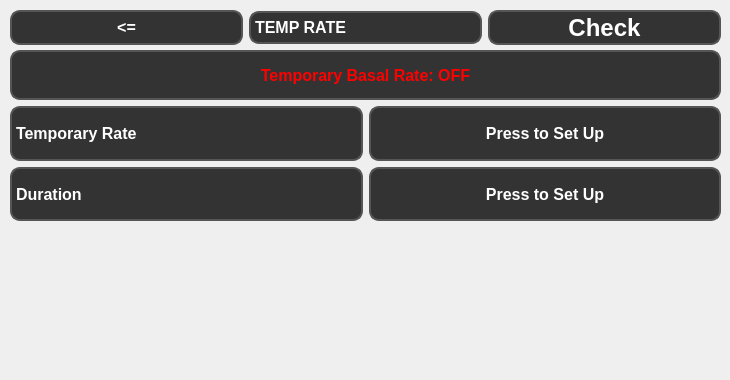
        <widget class="QWidget" name="tempBasalRatePage">
         <widget class="QWidget" name="horizontalLayoutWidget_11">
          <property name="geometry">
           <rect>
            <x>10</x>
            <y>10</y>
            <width>711</width>
            <height>35</height>
           </rect>
          </property>
          <layout class="QHBoxLayout" name="horizontalLayout_17">
           <item>
            <widget class="QPushButton" name="backButton_TempBasalRate">
             <property name="sizePolicy">
              <sizepolicy hsizetype="Minimum" vsizetype="Preferred">
               <horstretch>0</horstretch>
               <verstretch>0</verstretch>
              </sizepolicy>
             </property>
             <property name="styleSheet">
              <string notr="true">QPushButton {
    font: bold 12pt;
    background-color: #333;
    color: white;
    border-radius: 10px;
    border: 2px solid #555;
}</string>
             </property>
             <property name="text">
              <string>&lt;=</string>
             </property>
            </widget>
           </item>
           <item>
            <widget class="QLabel" name="tempBasalRateLabel">
             <property name="sizePolicy">
              <sizepolicy hsizetype="Preferred" vsizetype="Minimum">
               <horstretch>0</horstretch>
               <verstretch>0</verstretch>
              </sizepolicy>
             </property>
             <property name="maximumSize">
              <size>
               <width>16777215</width>
               <height>33</height>
              </size>
             </property>
             <property name="styleSheet">
              <string notr="true">QLabel {
    font: bold 12pt;
    background-color: #333;
    color: white;
    border-radius: 10px;
    border: 2px solid #555;
        qproperty-alignment: 'AlignCenter';
}</string>
             </property>
             <property name="text">
              <string>TEMP RATE</string>
             </property>
            </widget>
           </item>
           <item>
            <widget class="QPushButton" name="checkButton_TempBasalRate">
             <property name="sizePolicy">
              <sizepolicy hsizetype="Minimum" vsizetype="Preferred">
               <horstretch>0</horstretch>
               <verstretch>0</verstretch>
              </sizepolicy>
             </property>
             <property name="minimumSize">
              <size>
               <width>150</width>
               <height>0</height>
              </size>
             </property>
             <property name="styleSheet">
              <string notr="true">QPushButton {
    font: bold 18pt;
    background-color: #333;
    color: white;
    border-radius: 10px;
    border: 2px solid #555;
 }</string>
             </property>
             <property name="text">
              <string>Check</string>
             </property>
            </widget>
           </item>
          </layout>
         </widget>
         <widget class="QWidget" name="gridLayoutWidget_6">
          <property name="geometry">
           <rect>
            <x>10</x>
            <y>50</y>
            <width>711</width>
            <height>321</height>
           </rect>
          </property>
          <layout class="QGridLayout" name="gridLayout_6">
           <item row="1" column="0">
            <widget class="QLabel" name="tempRateLabel">
             <property name="sizePolicy">
              <sizepolicy hsizetype="Minimum" vsizetype="Minimum">
               <horstretch>0</horstretch>
               <verstretch>0</verstretch>
              </sizepolicy>
             </property>
             <property name="minimumSize">
              <size>
               <width>114</width>
               <height>0</height>
              </size>
             </property>
             <property name="styleSheet">
              <string notr="true">QLabel {
    font: bold 12pt;
    background-color: #333;
    color: white;
    border-radius: 10px;
    border: 2px solid #555;
    qproperty-alignment: 'AlignCenter';
}</string>
             </property>
             <property name="text">
              <string>Temporary Rate</string>
             </property>
            </widget>
           </item>
           <item row="3" column="0" colspan="2">
            <spacer name="verticalSpacer_3">
             <property name="orientation">
              <enum>Qt::Vertical</enum>
             </property>
             <property name="sizeType">
              <enum>QSizePolicy::Fixed</enum>
             </property>
             <property name="sizeHint" stdset="0">
              <size>
               <width>20</width>
               <height>150</height>
              </size>
             </property>
            </spacer>
           </item>
           <item row="2" column="0">
            <widget class="QLabel" name="durationLabel">
             <property name="sizePolicy">
              <sizepolicy hsizetype="Minimum" vsizetype="Minimum">
               <horstretch>0</horstretch>
               <verstretch>0</verstretch>
              </sizepolicy>
             </property>
             <property name="minimumSize">
              <size>
               <width>114</width>
               <height>0</height>
              </size>
             </property>
             <property name="styleSheet">
              <string notr="true">QLabel {
    font: bold 12pt;
    background-color: #333;
    color: white;
    border-radius: 10px;
    border: 2px solid #555;
        qproperty-alignment: 'AlignCenter';
}</string>
             </property>
             <property name="text">
              <string>Duration</string>
             </property>
            </widget>
           </item>
           <item row="0" column="0" colspan="2">
            <widget class="QPushButton" name="tempBasalRateToggleButton">
             <property name="sizePolicy">
              <sizepolicy hsizetype="Minimum" vsizetype="Fixed">
               <horstretch>0</horstretch>
               <verstretch>0</verstretch>
              </sizepolicy>
             </property>
             <property name="minimumSize">
              <size>
               <width>0</width>
               <height>50</height>
              </size>
             </property>
             <property name="styleSheet">
              <string notr="true">QPushButton {
    font: bold 12pt;
    background-color: #333;
    color: red;
    border-radius: 10px;
    border: 2px solid #555;
}</string>
             </property>
             <property name="text">
              <string>Temporary Basal Rate: OFF</string>
             </property>
             <property name="checkable">
              <bool>false</bool>
             </property>
            </widget>
           </item>
           <item row="1" column="1">
            <widget class="QPushButton" name="tempRateButton">
             <property name="sizePolicy">
              <sizepolicy hsizetype="Minimum" vsizetype="Minimum">
               <horstretch>0</horstretch>
               <verstretch>0</verstretch>
              </sizepolicy>
             </property>
             <property name="minimumSize">
              <size>
               <width>335</width>
               <height>0</height>
              </size>
             </property>
             <property name="styleSheet">
              <string notr="true">QPushButton {
    font: bold 12pt;
    background-color: #333;
    color: white;
    border-radius: 10px;
    border: 2px solid #555;
 }</string>
             </property>
             <property name="text">
              <string>Press to Set Up</string>
             </property>
            </widget>
           </item>
           <item row="2" column="1">
            <widget class="QPushButton" name="durationButton">
             <property name="sizePolicy">
              <sizepolicy hsizetype="Minimum" vsizetype="Minimum">
               <horstretch>0</horstretch>
               <verstretch>0</verstretch>
              </sizepolicy>
             </property>
             <property name="minimumSize">
              <size>
               <width>335</width>
               <height>0</height>
              </size>
             </property>
             <property name="styleSheet">
              <string notr="true">QPushButton {
    font: bold 12pt;
    background-color: #333;
    color: white;
    border-radius: 10px;
    border: 2px solid #555;
 }</string>
             </property>
             <property name="text">
              <string>Press to Set Up</string>
             </property>
            </widget>
           </item>
          </layout>
         </widget>
        </widget>
